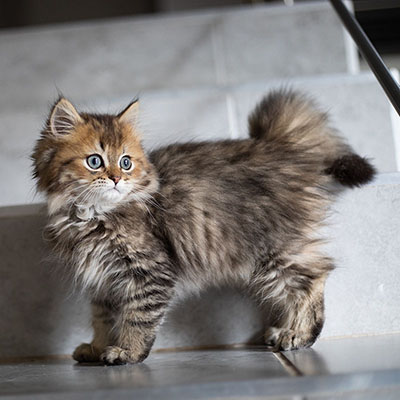
#> input picture AIGC/Diffusion/DiffusionAI/jupyter/第15章 正负样本混合训练/instance_images/3.jpg, 400 x 400 px, given in place of g2.png, which was not available
$ python ch18_opencv.py
#> lines starting #> are read from the running program, lines starting #| are printed output that depends on the picture; pictures that were not available may be replaced by others from this repository, and a replacement may not be noted
# -*- coding: utf-8 -*-
# @project: LargeDemo
# @filename: ch18_opencv.py
# @author: Karl Wu
# @contact: wlt1990@outlook.com
# @time: 2025/8/27 10:00
# https://chat.deepseek.com/a/chat/s/871afbd1-3cde-460c-956c-a8dd1bdb05da

import cv2
import numpy as np
import matplotlib.pyplot as plt
import os
import urllib.request
from typing import List, Tuple, Optional


def download_file(url: str, filename: str) -> None:
    """下载文件并保存到当前目录"""
    if not os.path.exists(filename):
        print(f"正在下载 {filename}...")
        urllib.request.urlretrieve(url, filename)
        print(f"下载完成: {filename}")
    else:
        print(f"文件已存在: {filename}")


class PanoramaStitcher:
    """全景图像拼接类"""

    def __init__(self):
        self.feature_extractor = cv2.ORB_create()
        self.matcher = cv2.BFMatcher(cv2.NORM_HAMMING)

    def download_images(self):
        """下载全景拼接所需图像"""
        download_file("https://www.dropbox.com/s/mfg1codtc2rue84/g1.png", "g1.png")
        download_file("https://www.dropbox.com/s/4yhui8s1xjndavm/g2.png", "g2.png")

    def load_images(self):
        """加载图像"""
        queryImg = cv2.imread('g1.png', 1)
        queryImg_gray = cv2.imread('g1.png', 0)

        trainImg = cv2.imread('g2.png', 1)
        trainImg_gray = cv2.imread('g2.png', 0)

        return queryImg, queryImg_gray, trainImg, trainImg_gray

    def display_images(self, images, titles, nc=2, figsize=(10, 5)):
        """显示图像"""
        plt.figure(figsize=figsize)
        for i, (img, title) in enumerate(zip(images, titles)):
            plt.subplot(1, nc, i + 1)
            if len(img.shape) == 2:
                plt.imshow(img, cmap='gray')
            else:
                plt.imshow(cv2.cvtColor(img, cv2.COLOR_BGR2RGB))
            plt.title(title)
            plt.axis('off')
        plt.tight_layout()
        plt.show()

    def extract_features(self, img_gray):
        """提取图像特征"""
        kps, features = self.feature_extractor.detectAndCompute(img_gray, None)
        return kps, features

    def draw_keypoints(self, img_gray, kps):
        """绘制关键点"""
        return cv2.drawKeypoints(img_gray, kps, None, color=(0, 255, 0))

    def match_features(self, featuresA, featuresB):
        """特征匹配"""
        matches = self.matcher.match(featuresA, featuresB)
        return sorted(matches, key=lambda x: x.distance)

    def draw_matches(self, imgA, kpsA, imgB, kpsB, matches, num_matches=100):
        """绘制匹配结果"""
        return cv2.drawMatches(imgA, kpsA, imgB, kpsB, matches[:num_matches],
                               None, flags=cv2.DrawMatchesFlags_NOT_DRAW_SINGLE_POINTS)

    def find_homography(self, kpsA, kpsB, matches):
        """计算单应性矩阵"""
        ptsA = np.float32([kpsA[m.queryIdx] for m in matches])
        ptsB = np.float32([kpsB[m.trainIdx] for m in matches])
        H, status = cv2.findHomography(ptsA, ptsB, cv2.RANSAC, 4)
        return H, status

    def stitch_images(self, imgA, imgB, H):
        """图像拼接"""
        height = imgA.shape[0] + imgB.shape[0]
        width = imgA.shape[1] + imgB.shape[1]

        result = cv2.warpPerspective(imgB, H, (width, height))
        result[0:imgA.shape[0], 0:imgA.shape[1]] = imgA

        # 裁剪黑色边框
        y_nonzero, x_nonzero = np.nonzero(result.sum(axis=2))
        if len(y_nonzero) > 0 and len(x_nonzero) > 0:
            result = result[min(y_nonzero):max(y_nonzero), min(x_nonzero):max(x_nonzero)]

        return result

    def run(self):
        """运行全景拼接流程"""
        print("开始全景图像拼接...")
        self.download_images()
        queryImg, queryImg_gray, trainImg, trainImg_gray = self.load_images()

        # 显示原始图像
        self.display_images(
            [trainImg, queryImg],
            ['Query image', 'Training image (Image to be stitched to Query image)']
        )

        # 提取特征
        kpsA, featuresA = self.extract_features(trainImg_gray)
        kpsB, featuresB = self.extract_features(queryImg_gray)

        # 显示关键点
        img_kpsA = self.draw_keypoints(trainImg_gray, kpsA)
        img_kpsB = self.draw_keypoints(queryImg_gray, kpsB)
        self.display_images(
            [img_kpsB, img_kpsA],
            ['Query image with keypoints', 'Training image with keypoints']
        )

        # 特征匹配
        matches = self.match_features(featuresA, featuresB)

        # 显示匹配结果
        img_matches = self.draw_matches(trainImg, kpsA, queryImg, kpsB, matches)
        plt.figure(figsize=(15, 5))
        plt.imshow(cv2.cvtColor(img_matches, cv2.COLOR_BGR2RGB))
        plt.title('Feature matches')
        plt.axis('off')
        plt.show()

        # 计算单应性矩阵并拼接图像
        kpsA_pts = np.float32([kp.pt for kp in kpsA])
        kpsB_pts = np.float32([kp.pt for kp in kpsB])
        H, status = self.find_homography(kpsA_pts, kpsB_pts, matches)

        result = self.stitch_images(queryImg, trainImg, H)

        # 显示拼接结果
        plt.figure(figsize=(10, 8))
        plt.imshow(cv2.cvtColor(result, cv2.COLOR_BGR2RGB))
        plt.title('Stitched image')
        plt.axis('off')
        plt.show()


class LaneDetector:
    """车道线检测类"""

    def __init__(self):
        pass

    def download_image(self):
        """下载道路图像"""
        download_file("https://www.dropbox.com/s/vgd22go8a6k721t/road_image.png", "road_image.png")

    # [68 lines left out: functions load_image, canny_edge_detection, hough_line_detection, draw_lines, run, not called in this run]


class ColorBasedDetector:
    """基于颜色的物体检测类"""

    def __init__(self):
        pass

    def download_image(self):
        """下载UNO卡片图像"""
        download_file("https://www.dropbox.com/s/utrkdooh08y9mvm/uno_card.png", "uno_card.png")

    # [10 lines left out: functions load_image, create_color_mask, not called in this run]

    def apply_mask(self, img, mask):
        """应用掩膜"""
        return cv2.bitwise_and(img, img, mask=mask)

    # [42 lines left out: functions display_results, run, not called in this run]


class LicensePlateDetector:
    """车牌检测类"""

    def __init__(self):
        self.plate_cascade = None

    # [67 lines left out: functions download_files, load_cascade, load_image, detect_plates, draw_plates, run, not called in this run]


class TextBoundingBoxDetector:
    """文本边界框检测类"""

    def __init__(self):
        pass

    def download_image(self):
        """下载文本图像"""
        download_file("https://www.dropbox.com/s/3jkwy16m6xdlktb/18_5.JPG", "18_5.JPG")

    # [101 lines left out: functions load_image, preprocess_image, find_contours, draw_bounding_boxes, dilate_image, run, not called in this run]


def main():
    """主函数"""
    print("计算机视觉工具集")
    print("=" * 50)
    print("1. 全景图像拼接")
    print("2. 车道线检测")
    print("3. 基于颜色的物体检测")
    print("4. 车牌检测")
    print("5. 文本边界框检测")
    print("6. 运行所有")
    print("=" * 50)

    choice = input("请选择要运行的功能 (1-6): ").strip()
#> the answer given: 1

    if choice == "1":
        stitcher = PanoramaStitcher()
        stitcher.run()
#> in load_images, queryImg is the input picture: shape (400, 400, 3); mean B, G, R 121.7, 123.6, 127.6
#> in load_images, `trainImg = cv2.imread('g2.png', 1)`:
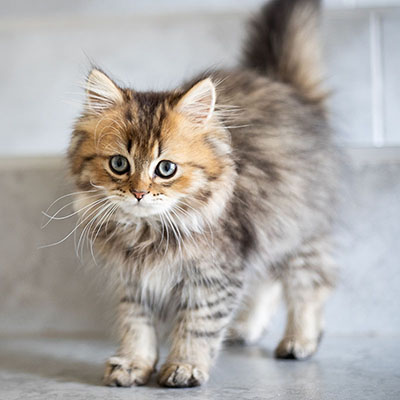
#> trainImg: shape (400, 400, 3); mean B, G, R 163.7, 167.6, 172.2
#> in load_images, `trainImg_gray = cv2.imread('g2.png', 0)`:
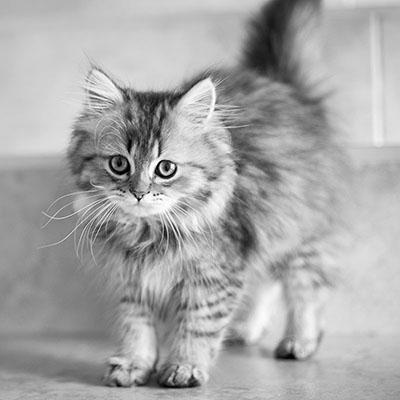
#> trainImg_gray: shape (400, 400); min 0, max 255, mean 168.5
#> the loop in display_images, `for i, (img, title) in enumerate(zip(images, titles)):` made 2 passes
#> title on pass 1: 'Query image'
#> in display_images, `plt.show()`:
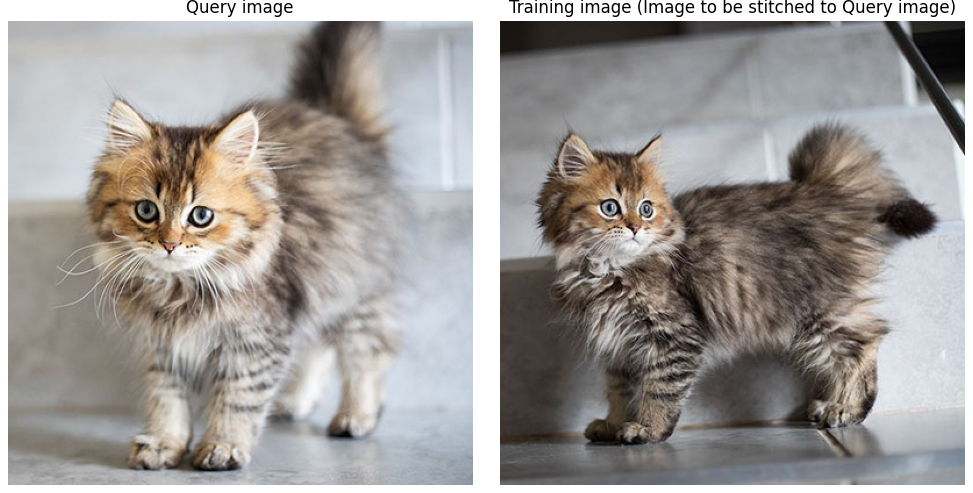
#> figure drawn by matplotlib, 2 panels
#> in extract_features, `kps, features = self.feature_extractor.detectAndCompute(img_gray, None)`: kps = 500 keypoints; strongest (x, y, size): (164, 173, 44.6), (139, 199, 31), (156, 171, 53.6), (167, 173, 44.6)
#> in run, `kpsA, featuresA = self.extract_features(trainImg_gray)`: kpsA has the same summary as kps in extract_features
#> in extract_features (call 2), `kps, features = self.feature_extractor.detectAndCompute(img_gray, None)`: kps = 500 keypoints; strongest (x, y, size): (115, 183, 31), (129, 168, 31), (127, 169, 31), (94, 159, 31)
#> in run, `kpsB, featuresB = self.extract_features(queryImg_gray)`: kpsB has the same summary as kps in extract_features
#> in draw_keypoints (call 2), `return cv2.drawKeypoints(img_gray, kps, None, color=(0, 255, 0))`:
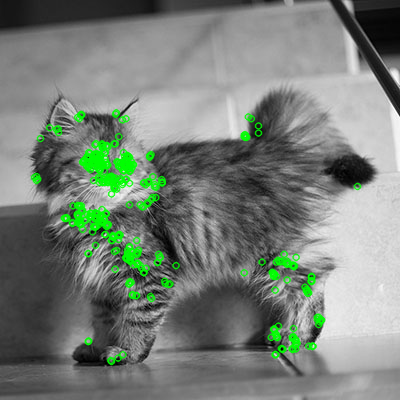
#> returned value: shape (400, 400, 3); mean of channels 0, 1, 2 120.4, 129.1, 120.4; drawn as B, G, R
#> the loop in display_images (call 2), `for i, (img, title) in enumerate(zip(images, titles)):` made 2 passes
#> in match_features, `matches = self.matcher.match(featuresA, featuresB)`: matches = 500 matches
#> in draw_matches, `return cv2.drawMatches(imgA, kpsA, imgB, kpsB, matches[:num_matches], ..`:
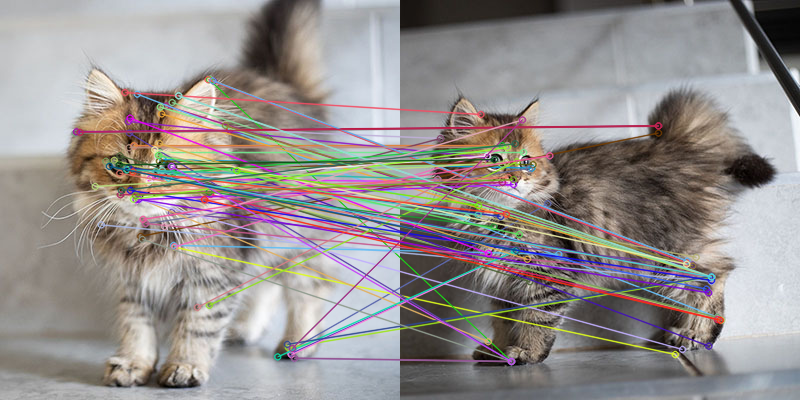
#> returned value: shape (400, 800, 3); mean of channels 0, 1, 2 142.9, 144.4, 149.7; drawn as B, G, R
#> in run, `kpsA_pts = np.float32([kp.pt for kp in kpsA])`: kpsA_pts = 500 pairs, first value 52 to 294, second value 78.8 to 367
#> in run, `kpsB_pts = np.float32([kp.pt for kp in kpsB])`: kpsB_pts = 500 pairs, first value 34 to 357, second value 112.3 to 361
#> in find_homography, `ptsA = np.float32([kpsA[m.queryIdx] for m in matches])`: ptsA has the same summary as kpsA_pts in run
#> in find_homography, `ptsB = np.float32([kpsB[m.trainIdx] for m in matches])`: ptsB = 500 pairs, first value 36 to 321.1, second value 113.8 to 361
#> in find_homography, `H, status = cv2.findHomography(ptsA, ptsB, cv2.RANSAC, 4)`: H = [[0.332, -2.39, 309.3], [0.288, -2.13, 276.7], [0.00105, -0.0077, 1]]; status = 500 values, max 1 at index 3, min 0 at index 0, mean 0.068
#> in stitch_images, `result = cv2.warpPerspective(imgB, H, (width, height))`:
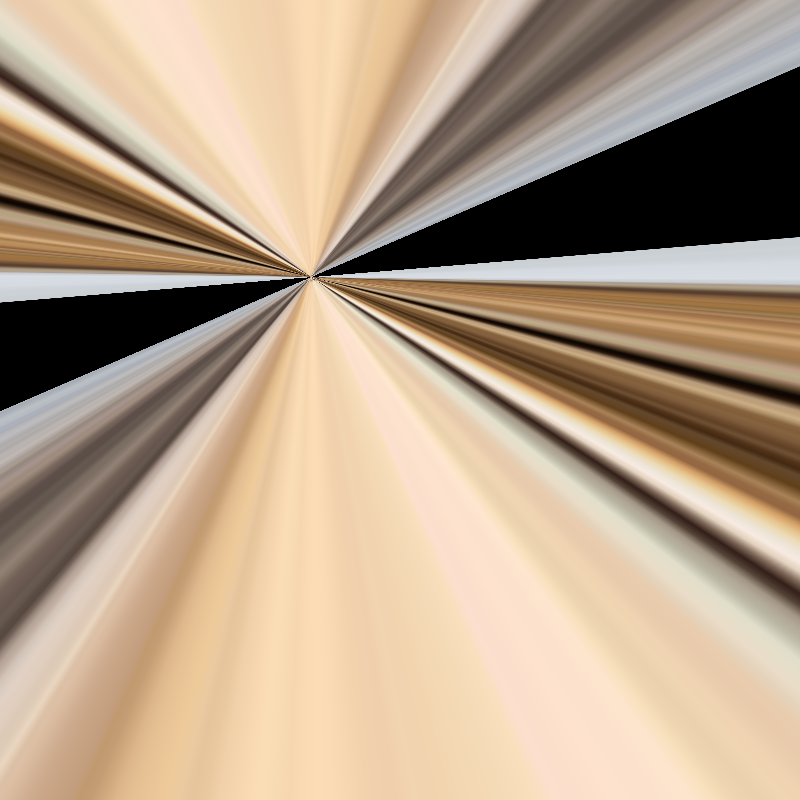
#> result: shape (800, 800, 3); mean B, G, R 137.8, 161.6, 183.3
#> in run, `plt.show()`:
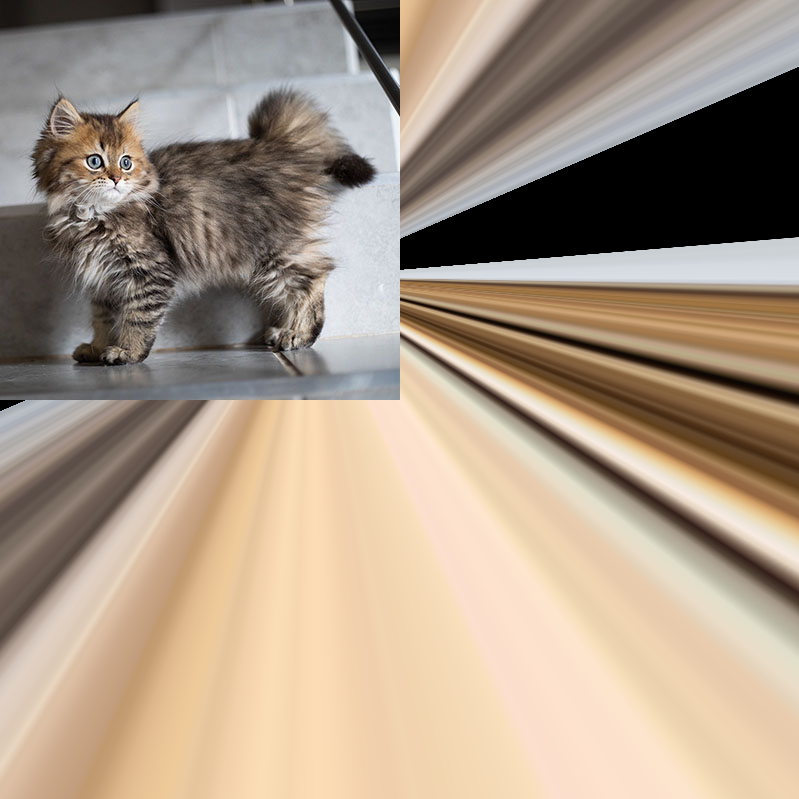
#> shown: shape (799, 799, 3); mean R, G, B 170, 152.7, 134.6
    elif choice == "2":
        detector = LaneDetector()
        detector.run()
    elif choice == "3":
        detector = ColorBasedDetector()
        detector.run()
    elif choice == "4":
        detector = LicensePlateDetector()
        detector.run()
    elif choice == "5":
        detector = TextBoundingBoxDetector()
        detector.run()
    elif choice == "6":
        # 运行所有功能
        stitcher = PanoramaStitcher()
        stitcher.run()

        detector = LaneDetector()
        detector.run()

        detector = ColorBasedDetector()
        detector.run()

        detector = LicensePlateDetector()
        detector.run()

        detector = TextBoundingBoxDetector()
        detector.run()
    else:
        print("无效选择，请重新运行程序并选择1-6之间的数字。")


if __name__ == "__main__":
    main()

$ run again, on AIGC/Diffusion/DiffusionAI/jupyter/第15章 正负样本混合训练/instance_images/4.jpg
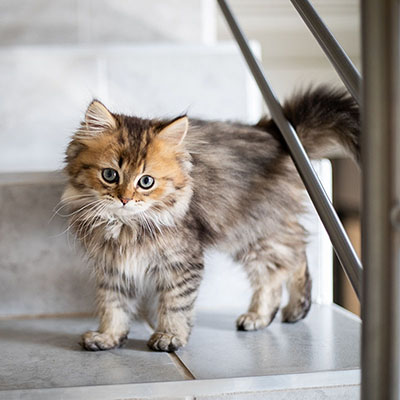
#> input picture AIGC/Diffusion/DiffusionAI/jupyter/第15章 正负样本混合训练/instance_images/4.jpg, 400 x 400 px, given in place of g2.png, which was not available
#> in load_images, queryImg is the input picture: shape (400, 400, 3); mean B, G, R 150.5, 155.2, 161.1
#> the loop in display_images, `for i, (img, title) in enumerate(zip(images, titles)):` made 2 passes
#> title on pass 1: 'Query image'
#> kps = 500 keypoints; strongest (x, y, size): (144, 185, 37.2), (141, 183, 31), (145, 183, 31), (138, 183, 31)
#> kpsA has the same summary as kps in extract_features
#> kpsB has the same summary as kps in extract_features
#> the loop in display_images (call 2), `for i, (img, title) in enumerate(zip(images, titles)):` made 2 passes
#> in match_features, `matches = self.matcher.match(featuresA, featuresB)`: matches = 500 matches
#> in draw_matches, `return cv2.drawMatches(imgA, kpsA, imgB, kpsB, matches[:num_matches], ..`:
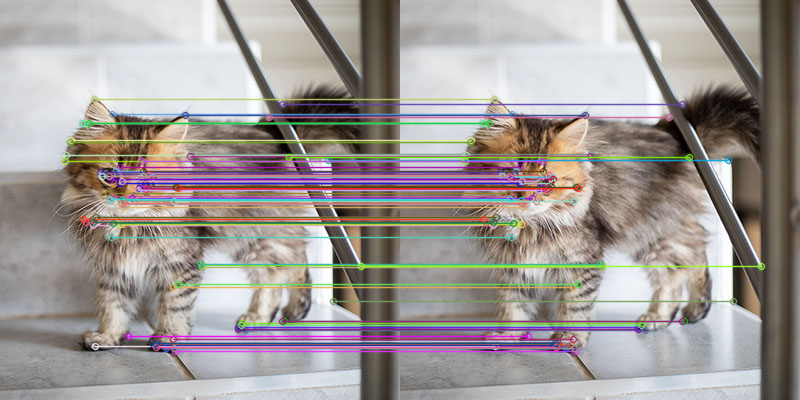
#> returned value: shape (400, 800, 3); mean of channels 0, 1, 2 151.4, 154.2, 160.6; drawn as B, G, R
#> kpsA_pts = 500 pairs, first value 63.36 to 361, second value 98.5 to 351.6
#> kpsB_pts has the same summary as kpsA_pts
#> ptsA has the same summary as kpsA_pts in run
#> ptsB has the same summary as kpsA_pts in run
#> in find_homography, `H, status = cv2.findHomography(ptsA, ptsB, cv2.RANSAC, 4)`: H = [[1, -1.38e-15, 3.43e-13], [-8.71e-16, 1, 4.12e-13], [-3.47e-18, -7.21e-18, 1]]; status = 500 values from 1 to 1
#> in stitch_images, `result = result[min(y_nonzero):max(y_nonzero), min(x_nonzero):max(x_no..`:
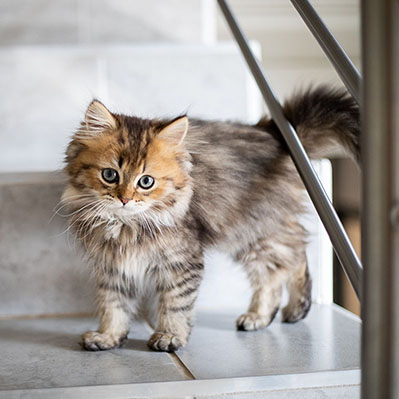
#> result: shape (399, 399, 3); mean B, G, R 150.4, 155.2, 161.1
